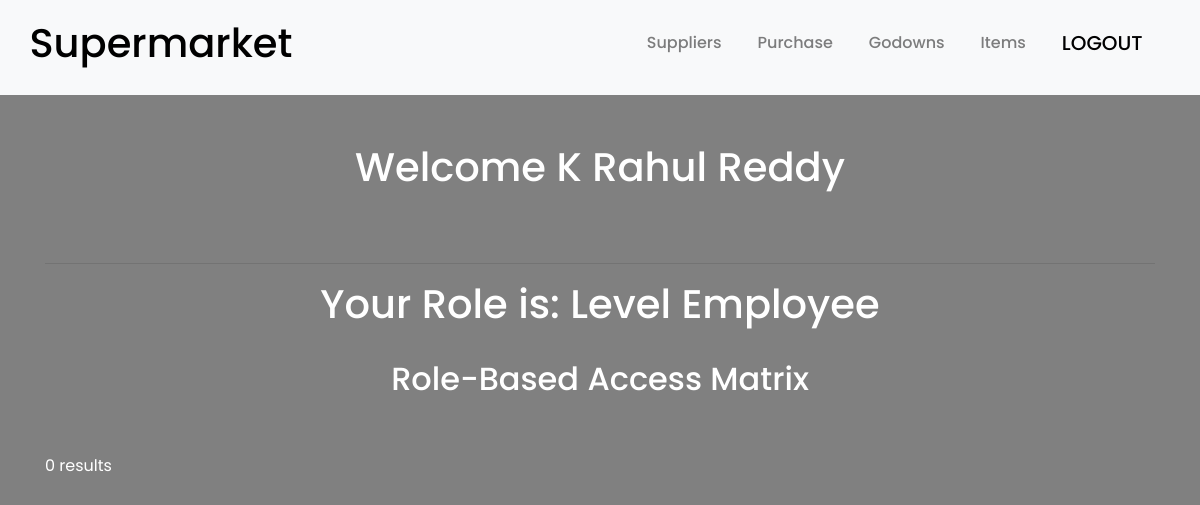
Before: /home.php (signed in) with the older database file.
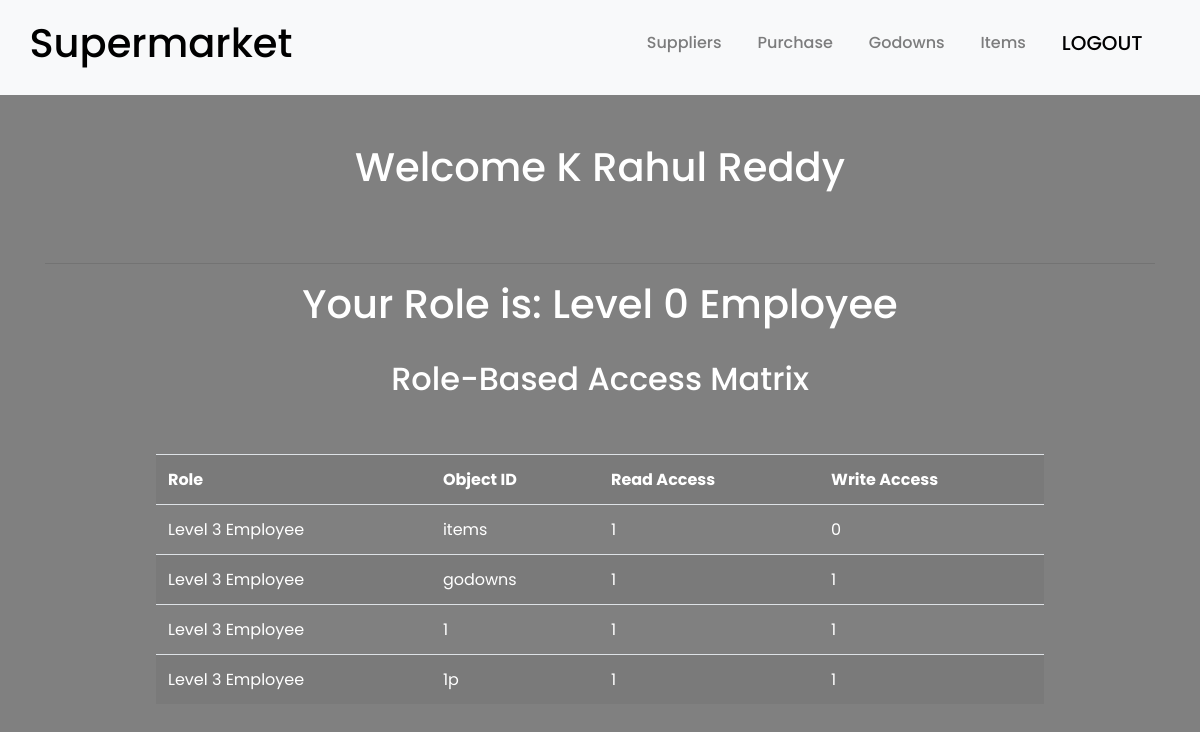
After: the same page with the newer database file.
### tables this page shows
CREATE TABLE `employee` (
  `Employee_ID` smallint(6) NOT NULL,
  `Employee_Name` varchar(20) NOT NULL,
  `Supervisor_ID` smallint(6) DEFAULT NULL,
  `Home_Number` varchar(10) NOT NULL,
  `Street` varchar(20) NOT NULL,
  `Pincode` int(6) NOT NULL,
  `Password` text NOT NULL,
  `Clearance` int(11) NOT NULL
);

CREATE TABLE `access_matrix` (
  `Roles` int(11) NOT NULL,
  `Objects_ID` text NOT NULL,
  `Read_Access` tinyint(1) NOT NULL,
  `Write_Access` tinyint(1) NOT NULL
);

### home.php (the view, shortened to what this page needs)
<?php include "head.php"; ?>
<div class="container">
		<?php
		$servername = "localhost";
		$username = "root";
		$password = "";
		$dbname = "supermarket_rbac";
		$Eid = $_SESSION['Eid'];
		$Role = $_SESSION['Role'];
		$mysqli = new mysqli($servername, $username, $password, $dbname);
		$sqlSelect="SELECT Employee_Name FROM employee where Employee_ID = $Eid";
		$result = $mysqli-> query ($sqlSelect);
		print'<center><h1> Welcome '.mysqli_fetch_array($result)[0].'</h1></center>';
		echo'<br><br><hr>';
		print'<center><h1> Your Role is: Level '.$Role.' Employee</h1></center>';
		echo'<br><h2>
		<center>Role-Based Access Matrix</center>
		</h2><br><br>';
		$access_sql = "SELECT * FROM Access_Matrix";
		$result = $mysqli->query($access_sql);
		if ($result->num_rows > 0) {
			echo "<table class = 'table table-hover table-striped'>
			<tr>
				<th>Role </th>
				<th>Object ID</th>
				<th>Read Access</th>
				<th>Write Access</th>
			</tr>";
			while($row = $result->fetch_assoc()) {
				echo "<tr>
					<td>Level ".$row["Roles"]." Employee</td>
					<td>".$row["Objects_ID"]."</td>
					<td>".$row["Read_Access"]."</td>
					<td>".$row["Write_Access"]."</td>
				</tr>";
			}
			echo "</table>";
		}
		else {
			echo "0 results";
		}
		?>
	<br>
</div>

### head.php (shortened to what this page needs)
<head>
	<link rel="stylesheet" href="https://maxcdn.bootstrapcdn.com/bootstrap/4.1.1/css/bootstrap.min.css">
	<link href="style.css" rel="stylesheet">
	<link rel="stylesheet" href="https://m.w3newbie.com/you-tube.css">
</head>
	<nav class = "navbar navbar-expand-md navbar-light bg-light sticky-top text-center" id="navigationbar">
		<div class = "container-fluid" >
			<a class = "navbar-brand" href = "home.php">
				<ul class="navbar-nav ml-auto">
					<li class="nav-item">
						<h1 style="color:black">Supermarket</h1>
					</li>
				</ul>
			</a>
			<div class="collapse navbar-collapse text-center" id="navbarResponsive">
				<ul class="navbar-nav ml-auto">
					<li class="nav-item">
						<a class="nav-link" href="suppliers.php">Suppliers</a>
					</li>
					<li class="nav-item">
							<a class="nav-link" href="purchase.php">Purchase</a>
					</li>
					<li class="nav-item">
							<a class="nav-link" href="godowns.php">Godowns</a>
					</li>
					<li class="nav-item">
							<a class="nav-link" href="items.php">Items</a>
					</li>
					<li class="nav-item">
							<a class="nav-link" style="color:black" href="logout.php"><h5>LOGOUT</h5></a>
					</li>
				</ul>
			</div>
		</div>
	</nav>

### style.css (style rules this page uses)
.navbar { padding: .9rem; }
.navbar-nav li { padding-right: 20px; font-weight: 500; }
.nav-link { font-size: 1.0em !important; }
.table { width: 80%; margin: 0 auto; }

Changed rows visible on the page:
added access_matrix: Roles "3", Objects_ID "items", Read_Access "1", Write_Access "0"
added access_matrix: Roles "3", Objects_ID "godowns", Read_Access "1", Write_Access "1"
added access_matrix: Roles "3", Objects_ID "1", Read_Access "1", Write_Access "1"
added access_matrix: Roles "3", Objects_ID "1p", Read_Access "1", Write_Access "1"
Other visible differences:
$Role: (not shown) → "0"
text no longer shown: "0 results"
text now shown: "Role Object ID Read Access Write Access"
